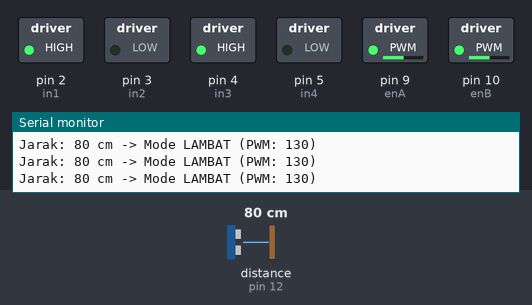
The sketch below on a simulated Arduino Uno, built with avr-gcc and run on an emulated ATmega328P. Shown: switched loads named in the sketch (green lamp = pin HIGH), the last lines printed to the serial monitor. Wiring (inferred from the names in the program): ultrasonic range finder: trigger pin 12; echo pin 12. The inputs (shaded band) are chosen by the test bench; at power-on: distance to the obstacle (sensor on pin 12) 80 cm. The echo pulse lasts 58.3 µs per cm.

Above: at 1.2 s.
1.3 s: distance to the obstacle (sensor on pin 12) set to 195 cm
2.8 s: distance to the obstacle (sensor on pin 12) set to 203 cm
At 3.5 s:
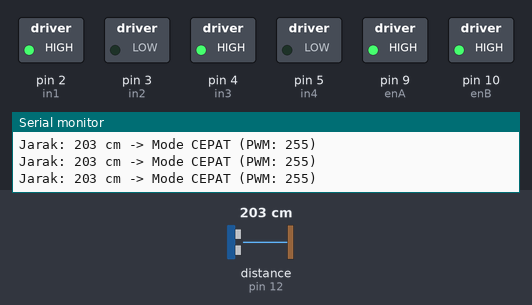
4.3 s: distance to the obstacle (sensor on pin 12) set to 2 cm
At 5.4 s:
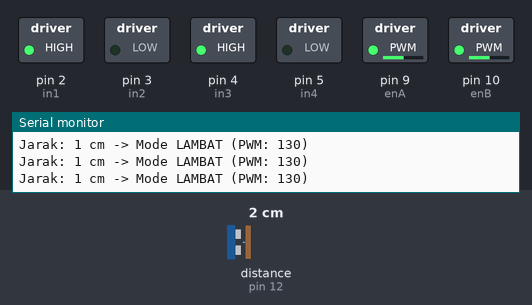
5.8 s: distance to the obstacle (sensor on pin 12) set to 250 cm
At 6.4 s:
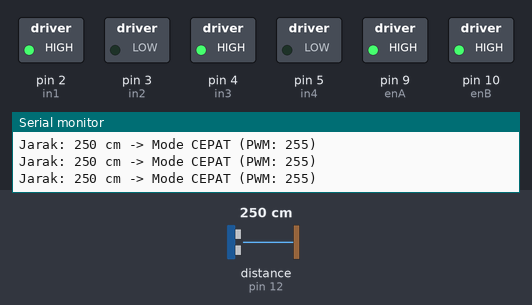
Timing chart, 0 to 8.3 s (numbered marks = the images above; inputs shaded):
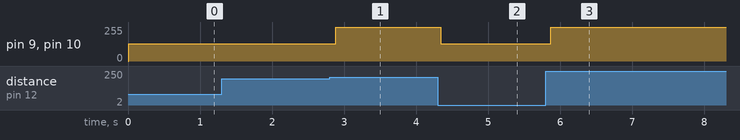

Measured:
- the behaviour switches between 199 and 200 cm on distance to the obstacle (sensor on pin 12) (found by bisection; images 0 and 1)
- after the input at 2.8 s, pin 9 (enA), pin 10 (enB): 130/255 → 255/255 after 0.08 s
- after the input at 4.3 s, pin 9 (enA), pin 10 (enB): 255/255 → 130/255 at once
- after the input at 5.8 s, pin 9 (enA), pin 10 (enB): 130/255 → 255/255 after 0.07 s

The sketch:

Program-04_ultrasonic_l293d_speed_control.ino
```cpp
// Pin Ultrasonik
const int pingPin = 12;

// Pin PWM Kecepatan (Enable L293D)
const int enA = 9;
const int enB = 10;

// Pin Kontrol Arah Motor
const int in1 = 2;
const int in2 = 3;
const int in3 = 4;
const int in4 = 5;

// Fungsi pembaca jarak sensor ultrasonik 3-pin
long readUltrasonicDistance(int triggerPin, int echoPin) {
  pinMode(triggerPin, OUTPUT);
  digitalWrite(triggerPin, LOW);
  delayMicroseconds(2);

  digitalWrite(triggerPin, HIGH);
  delayMicroseconds(10);
  digitalWrite(triggerPin, LOW);

  pinMode(echoPin, INPUT);
  return pulseIn(echoPin, HIGH);
}

void setup() {
  Serial.begin(9600);

  pinMode(enA, OUTPUT);
  pinMode(enB, OUTPUT);
  pinMode(in1, OUTPUT);
  pinMode(in2, OUTPUT);
  pinMode(in3, OUTPUT);
  pinMode(in4, OUTPUT);

  // Set arah putaran kedua motor ke depan (Maju)
  digitalWrite(in1, HIGH);
  digitalWrite(in2, LOW);
  digitalWrite(in3, HIGH);
  digitalWrite(in4, LOW);

  Serial.println("=== SMART MOTOR SPEED READY ===");
}

void loop() {
  long duration = readUltrasonicDistance(pingPin, pingPin);
  long x = duration * 0.01723; // Jarak dalam cm

  int motorSpeed = 0;

  if (x < 200) {
    // Jarak dekat: Lambat (PWM 130 dari max 255)
    motorSpeed = 130;
    Serial.print("Jarak: ");
    Serial.print(x);
    Serial.println(" cm -> Mode LAMBAT (PWM: 130)");
  }
  else {
    // Jarak jauh: Cepat (PWM 255 / Kecepatan Penuh)
    motorSpeed = 255;
    Serial.print("Jarak: ");
    Serial.print(x);
    Serial.println(" cm -> Mode CEPAT (PWM: 255)");
  }

  // Terapkan kecepatan ke kedua motor
  analogWrite(enA, motorSpeed);
  analogWrite(enB, motorSpeed);

  delay(150);
}
```
